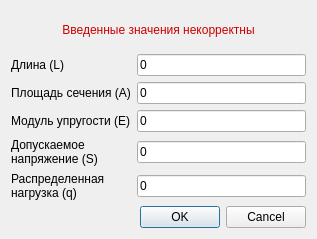
<?xml version="1.0" encoding="UTF-8"?>
<ui version="4.0">
 <class>NewCoreDialog</class>
 <widget class="QDialog" name="NewCoreDialog">
  <property name="windowModality">
   <enum>Qt::WindowModal</enum>
  </property>
  <property name="geometry">
   <rect>
    <x>0</x>
    <y>0</y>
    <width>317</width>
    <height>239</height>
   </rect>
  </property>
  <property name="windowTitle">
   <string>Добавление нового стержня</string>
  </property>
  <layout class="QGridLayout" name="gridLayout">
   <item row="2" column="1">
    <widget class="QLineEdit" name="areaEdit">
     <property name="text">
      <string>0</string>
     </property>
    </widget>
   </item>
   <item row="6" column="0" colspan="2">
    <widget class="QDialogButtonBox" name="buttonBox">
     <property name="orientation">
      <enum>Qt::Horizontal</enum>
     </property>
     <property name="standardButtons">
      <set>QDialogButtonBox::Cancel|QDialogButtonBox::Ok</set>
     </property>
    </widget>
   </item>
   <item row="2" column="0">
    <widget class="QLabel" name="areaLabel">
     <property name="text">
      <string>Площадь сечения (A)</string>
     </property>
    </widget>
   </item>
   <item row="4" column="1">
    <widget class="QLineEdit" name="strengthEdit">
     <property name="text">
      <string>0</string>
     </property>
    </widget>
   </item>
   <item row="1" column="0">
    <widget class="QLabel" name="lengthLabel">
     <property name="text">
      <string>Длина (L)</string>
     </property>
    </widget>
   </item>
   <item row="5" column="1">
    <widget class="QLineEdit" name="loadEdit">
     <property name="text">
      <string>0</string>
     </property>
    </widget>
   </item>
   <item row="1" column="1">
    <widget class="QLineEdit" name="lengthEdit">
     <property name="text">
      <string>0</string>
     </property>
    </widget>
   </item>
   <item row="3" column="1">
    <widget class="QLineEdit" name="elasticEdit">
     <property name="text">
      <string>0</string>
     </property>
    </widget>
   </item>
   <item row="4" column="0">
    <widget class="QLabel" name="strengthLabel">
     <property name="text">
      <string>Допускаемое
напряжение (S)</string>
     </property>
    </widget>
   </item>
   <item row="3" column="0">
    <widget class="QLabel" name="elasticLabel">
     <property name="text">
      <string>Модуль упругости (E)</string>
     </property>
    </widget>
   </item>
   <item row="5" column="0">
    <widget class="QLabel" name="loadLabel">
     <property name="text">
      <string>Распределенная
нагрузка (q)</string>
     </property>
    </widget>
   </item>
   <item row="0" column="0" colspan="2">
    <widget class="QLabel" name="error">
     <property name="palette">
      <palette>
       <active>
        <colorrole role="WindowText">
         <brush brushstyle="SolidPattern">
          <color alpha="255">
           <red>204</red>
           <green>0</green>
           <blue>0</blue>
          </color>
         </brush>
        </colorrole>
       </active>
       <inactive>
        <colorrole role="WindowText">
         <brush brushstyle="SolidPattern">
          <color alpha="255">
           <red>204</red>
           <green>0</green>
           <blue>0</blue>
          </color>
         </brush>
        </colorrole>
       </inactive>
       <disabled>
        <colorrole role="WindowText">
         <brush brushstyle="SolidPattern">
          <color alpha="255">
           <red>190</red>
           <green>190</green>
           <blue>190</blue>
          </color>
         </brush>
        </colorrole>
       </disabled>
      </palette>
     </property>
     <property name="font">
      <font>
       <weight>50</weight>
       <bold>false</bold>
      </font>
     </property>
     <property name="text">
      <string>Введенные значения некорректны</string>
     </property>
     <property name="alignment">
      <set>Qt::AlignCenter</set>
     </property>
    </widget>
   </item>
  </layout>
 </widget>
 <resources/>
 <connections>
  <connection>
   <sender>buttonBox</sender>
   <signal>accepted()</signal>
   <receiver>NewCoreDialog</receiver>
   <slot>accept()</slot>
   <hints>
    <hint type="sourcelabel">
     <x>227</x>
     <y>196</y>
    </hint>
    <hint type="destinationlabel">
     <x>157</x>
     <y>215</y>
    </hint>
   </hints>
  </connection>
  <connection>
   <sender>buttonBox</sender>
   <signal>rejected()</signal>
   <receiver>NewCoreDialog</receiver>
   <slot>reject()</slot>
   <hints>
    <hint type="sourcelabel">
     <x>295</x>
     <y>202</y>
    </hint>
    <hint type="destinationlabel">
     <x>286</x>
     <y>215</y>
    </hint>
   </hints>
  </connection>
 </connections>
</ui>
